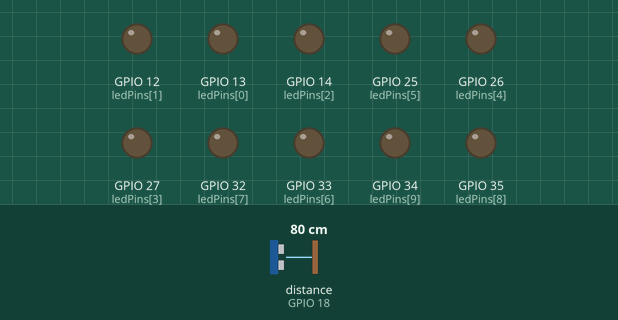
The sketch below on a simulated ESP32. On the bench: output pins drawn as LEDs (lit = HIGH). Wiring (inferred from the names in the program): ultrasonic range finder: trigger GPIO 5; echo GPIO 18. The inputs (shaded band) are chosen by the test bench; at power-on: distance to the obstacle (sensor on GPIO 18) 80 cm. The echo pulse lasts 58.3 µs per cm; WiFi joins after 1.5 s; servers stay silent unless stated; pins used as bus, display or sensor lines are not drawn; what the sketch prints to the serial monitor is not drawn.

Above: at 3.1 s.
3.2 s: distance to the obstacle (sensor on GPIO 18) set to 73 cm
9.1 s: distance to the obstacle (sensor on GPIO 18) set to 69 cm
At 13.1 s:
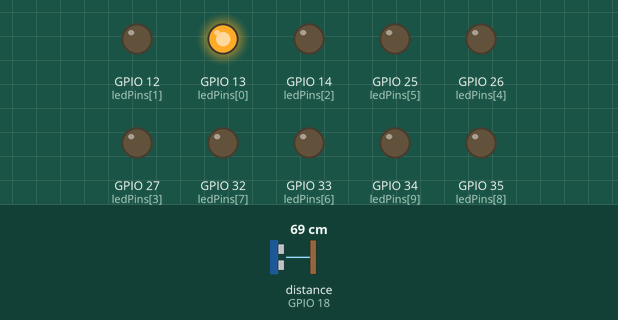
13.4 s: distance to the obstacle (sensor on GPIO 18) set to 65 cm
19.1 s: distance to the obstacle (sensor on GPIO 18) set to 57 cm
At 21.2 s:
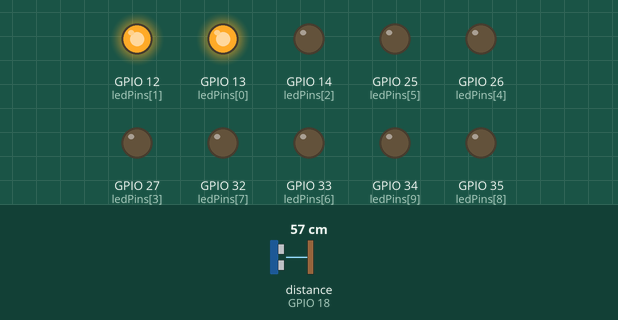
21.8 s: distance to the obstacle (sensor on GPIO 18) set to 48 cm
At 26.4 s:
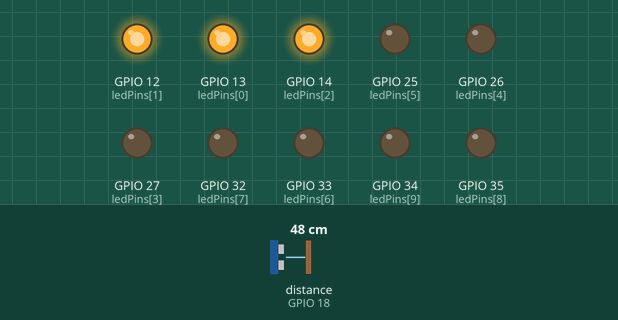
27.4 s: distance to the obstacle (sensor on GPIO 18) set to 60 cm
At 34.5 s:
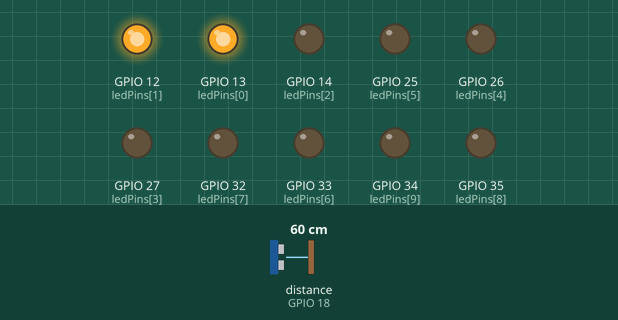
Timing chart, 0 to 35.5 s (numbered marks = the images above; inputs shaded):
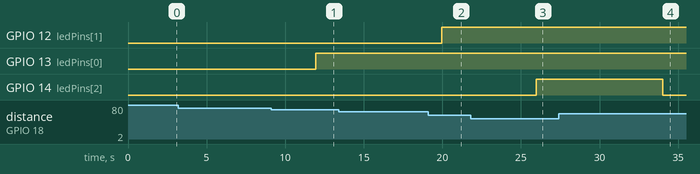

The sketch:

ESP32_BLYNK_CODE.ino
```cpp
/*
  Smart Dustbin: ESP32 + HC-SR04 + 10 LEDs + Blynk Integration
  - 10 LEDs show fill in 10% steps
  - Sends data to Blynk cloud
  - At >=90% -> sends warning status to Blynk
  - At >=100% -> sends full status to Blynk
  - No GPS; uses fixed location label
*/

#define BLYNK_TEMPLATE_ID "TMPL3ha6B5e7d"
#define BLYNK_TEMPLATE_NAME "tarun choudaruy"
#define BLYNK_AUTH_TOKEN "vvxZw6IiQg1ErbDNfDlhYyfq-Ed5Mlm7"

#include <WiFi.h>
#include <BlynkSimpleEsp32.h>
#include <HTTPClient.h>
#include <WiFiClientSecure.h>

//
// -------------------- CONFIG (replace these) --------------------
//
const char* WIFI_SSID = "S123";
const char* WIFI_PASS = "Babayaga";

// Twilio config (optional - for SMS alerts)
const char* TWILIO_ACCOUNT_SID = "AC45a9bfc48aec97af3c52d1252def1009";
const char* TWILIO_AUTH_TOKEN  = "95275e79cc213e54d796d663de851225";
const char* TWILIO_FROM = "+14789003797";
const char* TWILIO_TO   = "+917052352272";

const char* DUSTBIN_LABEL = "Dustbin D40 (Sector 3, Phagwara)"; // fixed location label
//
// -----------------------------------------------------------------
//

// Blynk Virtual Pins
#define V0_FILL_PERCENTAGE  0  // Fill percentage (0-100)
#define V1_DISTANCE         1  // Distance in cm
#define V2_STATUS           2  // Status (0=empty, 1=warning, 2=full)
#define V3_TIMESTAMP        3  // Last update timestamp
#define V4_LOCATION         4  // Location label

// Hardware Pins
const int trigPin = 5;
const int echoPin = 18;
const int ledPins[10] = {13, 12, 14, 27, 26, 25, 33, 32, 35, 34};

const float binHeightCm = 80.0;    // dustbin height in cm
const int numLEDs = 10;
const unsigned long readDelayMs = 2000; // Read every 2 seconds

// Alert control
bool sent90 = false;
bool sent100 = false;
const float warnThreshold = 90.0;
const float fullThreshold = 100.0;
const float resetThreshold = 80.0; // drop below this to reset sent flags

// Smoothing readings
const int SMOOTH_COUNT = 5;
float lastDistances[SMOOTH_COUNT];
int smoothIndex = 0;
bool bufferFilled = false;

void setup() {
  Serial.begin(115200);
  delay(100);

  // Pins
  pinMode(trigPin, OUTPUT);
  pinMode(echoPin, INPUT);
  for (int i = 0; i < numLEDs; i++) {
    pinMode(ledPins[i], OUTPUT);
    digitalWrite(ledPins[i], LOW);
  }

  // Initialize smoothing buffer
  for (int i = 0; i < SMOOTH_COUNT; i++) lastDistances[i] = binHeightCm;

  Serial.println();
  Serial.println("Smart Dustbin - Starting...");
  connectWiFi();

  // Initialize Blynk
  Blynk.begin(BLYNK_AUTH_TOKEN, WIFI_SSID, WIFI_PASS);

  // Send initial location to Blynk
  Blynk.virtualWrite(V4_LOCATION, DUSTBIN_LABEL);
}

void loop() {
  Blynk.run(); // Keep Blynk connection alive

  // read ultrasonic distance (cm)
  float distance = getSmoothedDistance();
  // compute fill percentage
  float fill = ((binHeightCm - distance) / binHeightCm) * 100.0;
  if (fill < 0.0) fill = 0.0;
  if (fill > 200.0) fill = 200.0; // just in case wildly wrong reading

  Serial.print("Distance: ");
  Serial.print(distance, 2);
  Serial.print(" cm | Fill: ");
  Serial.print(fill, 1);
  Serial.println(" %");

  // Update Blynk with current values
  Blynk.virtualWrite(V0_FILL_PERCENTAGE, fill);
  Blynk.virtualWrite(V1_DISTANCE, distance);
  Blynk.virtualWrite(V3_TIMESTAMP, millis() / 1000); // seconds since boot

  // LEDs mapping (0-100% -> 0-10 LEDs)
  int ledsToGlow = map((int)round(constrain(fill, 0.0, 100.0)), 0, 100, 0, numLEDs);
  updateLEDs(ledsToGlow);

  // Determine status and update Blynk
  int status = 0; // 0 = empty, 1 = warning, 2 = full
  if (fill >= fullThreshold) {
    status = 2;
  } else if (fill >= warnThreshold) {
    status = 1;
  }
  Blynk.virtualWrite(V2_STATUS, status);

  // Alert logic
  if (!sent90 && fill >= warnThreshold && fill < fullThreshold) {
    // send 90% warning
    String msg = String("⚠️ ") + String(DUSTBIN_LABEL) + " is almost full (" + String((int)fill) + "%). Please schedule cleaning soon.";
    bool ok = sendSMS(msg);
    if (ok) {
      sent90 = true;
      Serial.println("90% warning SMS sent.");
    } else {
      Serial.println("Failed to send 90% SMS.");
    }
  }

  if (!sent100 && fill >= fullThreshold) {
    // send full message
    String msg = String("🚮 ") + String(DUSTBIN_LABEL) + " is FULL. Please empty it now.";
    bool ok = sendSMS(msg);
    if (ok) {
      sent100 = true;
      Serial.println("100% full SMS sent.");
    } else {
      Serial.println("Failed to send 100% SMS.");
    }
  }

  // Reset logic to allow new alerts after emptying
  if ((fill < resetThreshold) && (sent90 || sent100)) {
    Serial.println("Fill dropped below reset threshold — resetting alert flags.");
    sent90 = false;
    sent100 = false;
  }

  delay(readDelayMs);
}

// --------------------------- Helpers ---------------------------

float singleDistanceRead() {
  // standard HC-SR04 reading
  digitalWrite(trigPin, LOW);
  delayMicroseconds(2);
  digitalWrite(trigPin, HIGH);
  delayMicroseconds(10);
  digitalWrite(trigPin, LOW);

  // pulseIn timeout to avoid blocking too long: 30000 us => ~5 meters
  long duration = pulseIn(echoPin, HIGH, 30000);
  if (duration == 0) {
    // timeout - return large distance
    return binHeightCm + 10.0;
  }
  float distCm = (duration * 0.0343) / 2.0;
  return distCm;
}

float getSmoothedDistance() {
  float d = singleDistanceRead();
  lastDistances[smoothIndex] = d;
  smoothIndex++;
  if (smoothIndex >= SMOOTH_COUNT) {
    smoothIndex = 0;
    bufferFilled = true;
  }

  int count = bufferFilled ? SMOOTH_COUNT : smoothIndex;
  float sum = 0;
  for (int i = 0; i < count; i++) sum += lastDistances[i];
  return sum / max(1, count);
}

void updateLEDs(int countOn) {
  for (int i = 0; i < numLEDs; i++) {
    digitalWrite(ledPins[i], (i < countOn) ? HIGH : LOW);
  }
}

String urlEncode(const String &str) {
  String encoded = "";
  char c;
  char buf[4];
  for (size_t i = 0; i < str.length(); i++) {
    c = str[i];
    if (isalnum(c) || c == '-' || c == '_' || c == '.' || c == '~') {
      encoded += c;
    } else if (c == ' ') {
      encoded += "%20";
    } else {
      sprintf(buf, "%%%02X", (unsigned char)c);
      encoded += buf;
    }
  }
  return encoded;
}

bool sendSMS(const String &message) {
  // Build Twilio URL
  String url = String("https://api.twilio.com/2010-04-01/Accounts/") + TWILIO_ACCOUNT_SID + "/Messages.json";
  WiFiClientSecure client;
  client.setInsecure(); // NOTE: for prototyping only
  HTTPClient http;
  http.begin(client, url);
  // Basic auth using account SID and auth token
  http.setAuthorization(TWILIO_ACCOUNT_SID, TWILIO_AUTH_TOKEN);
  http.addHeader("Content-Type", "application/x-www-form-urlencoded");

  // Build POST data (URL encoded)
  String body = "To=" + urlEncode(String(TWILIO_TO)) + "&From=" + urlEncode(String(TWILIO_FROM)) + "&Body=" + urlEncode(message);

  int httpCode = http.POST(body);
  if (httpCode > 0) {
    String payload = http.getString();
    Serial.printf("Twilio HTTP code: %d\n", httpCode);
    Serial.println("Twilio response: " + payload);
    http.end();
    // 201 Created means success
    return (httpCode == 201 || httpCode == 200);
  } else {
    Serial.printf("Twilio POST failed, error: %s\n", http.errorToString(httpCode).c_str());
    http.end();
    return false;
  }
}

void connectWiFi() {
  Serial.print("Connecting to WiFi: ");
  Serial.println(WIFI_SSID);
  WiFi.mode(WIFI_STA);
  WiFi.begin(WIFI_SSID, WIFI_PASS);

  int attempts = 0;
  while (WiFi.status() != WL_CONNECTED && attempts < 20) {
    delay(500);
    Serial.print(".");
    attempts++;
  }
  Serial.println();
  if (WiFi.status() == WL_CONNECTED) {
    Serial.print("WiFi connected. IP: ");
    Serial.println(WiFi.localIP());
  } else {
    Serial.println("Failed to connect to WiFi. Check credentials.");
  }
}
```

Measured:
- the behaviour switches between 70 and 69 cm on distance to the obstacle (sensor on GPIO 18) (found by bisection; images 0 and 1)
- the behaviour switches between 62 and 61 cm on distance to the obstacle (sensor on GPIO 18) (found by bisection; images 1 and 2)
- the behaviour switches between 54 and 53 cm on distance to the obstacle (sensor on GPIO 18) (found by bisection; images 2 and 3)
- after the input at 3.2 s, every drawn part: stays the same
- after the input at 9.1 s, GPIO 13 (ledPins[0]): LOW → HIGH after 2.8 s
- after the input at 13.4 s, every drawn part: stays the same
- after the input at 19.1 s, GPIO 12 (ledPins[1]): LOW → HIGH after 0.87 s
- after the input at 21.8 s, GPIO 14 (ledPins[2]): LOW → HIGH after 4.2 s
- after the input at 27.4 s, GPIO 14 (ledPins[2]): HIGH → LOW after 6.6 s; GPIO 27 (ledPins[3]): stays LOW (without the input it goes to HIGH after 2.6 s)
